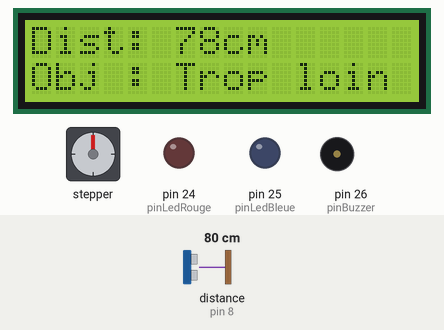
Recording of a sketch running on a simulated Arduino Mega 2560, built with avr-gcc and run on an emulated ATmega2560. Shown: 16×2 character LCD, stepper motor, output pins drawn as LEDs (lit = HIGH), buzzer (waves = sounding, pin HIGH). Wiring (inferred from the names in the program): ultrasonic range finder: trigger pin 9; echo pin 8. Dashed ring = blinking. The inputs (shaded band) are chosen by the test bench; at power-on: distance to the obstacle (sensor on pin 8) 80 cm. The echo pulse lasts 58.3 µs per cm; stepper angles assume 2048 steps per turn; pins used as bus, display or sensor lines are not drawn; what the sketch prints to the serial monitor is not drawn.

Above: at 3.05 s.
3.3 s: distance to the obstacle (sensor on pin 8) set to 65 cm
At 4.5 s:
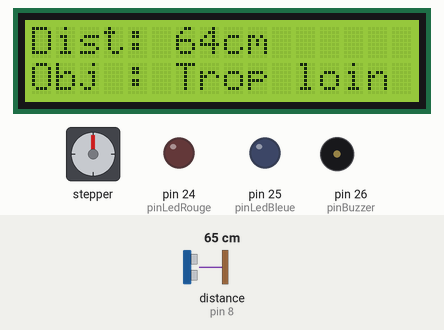
4.8 s: distance to the obstacle (sensor on pin 8) set to 55 cm
At 5.14 s:
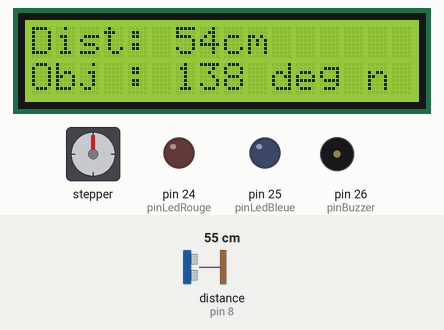
6.7 s: distance to the obstacle (sensor on pin 8) set to 2 cm
At 7.34 s:
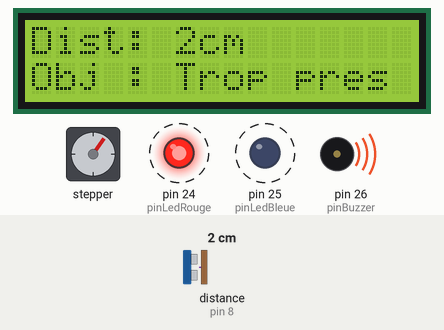
9.0 s: distance to the obstacle (sensor on pin 8) set to 15 cm
At 9.96 s:
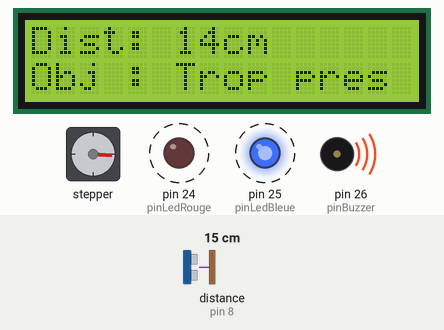
10.6 s: distance to the obstacle (sensor on pin 8) set to 18 cm
At 10.84 s:
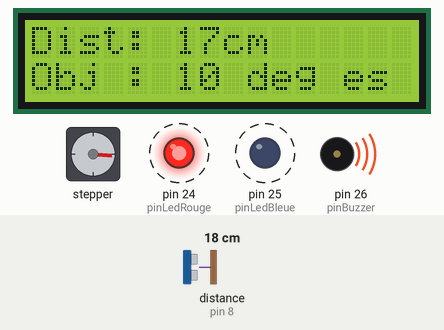
12.5 s: distance to the obstacle (sensor on pin 8) set to 60 cm
At 12.89 s:
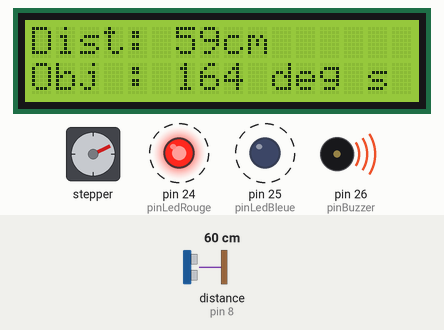
Timing chart, 0 to 17.4 s (numbered marks = the images above; inputs shaded):
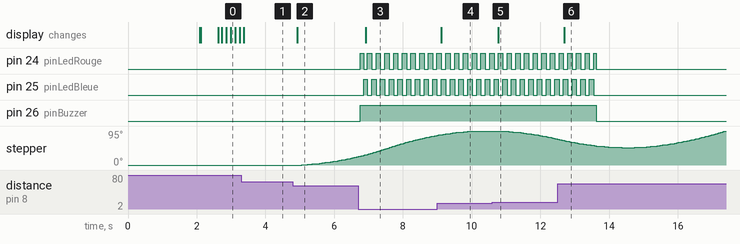

The sketch:

maison_intelligente_copy_20250414215540.ino
```cpp
#include <Wire.h>
#include <LiquidCrystal_I2C.h>
#include <AccelStepper.h>

// === Paramètres étudiants ===
const char* NUM_ETUDIANT = "2412433";

// === LCD I2C ===
LiquidCrystal_I2C lcd(0x27, 16, 2);
unsigned long lastLcdUpdate = 0;
const unsigned long lcdUpdateInterval = 100;   // Délai de rafraîchissement LCD (ms)

// === Moteur pas-à-pas ===
#define MOTOR_INTERFACE_TYPE 4
#define IN1 31
#define IN2 33
#define IN3 35
#define IN4 37
AccelStepper moteur(MOTOR_INTERFACE_TYPE, IN1, IN3, IN2, IN4);

const int ANGLE_MIN = 10;                      // Angle minimum
const int ANGLE_MAX = 170;                     // Angle maximum
const int ANGLE_INITIAL = 90;                  // Angle de départ
const int STEPS_PAR_180 = 2048;                // Pas pour 180 degrés

int angleCible = ANGLE_INITIAL;
int angleCourant = ANGLE_INITIAL;
bool moteurActif = false;

// === Capteur ultrason ===
const int pinTrig = 9;
const int pinEcho = 8;
long distance = 0;
unsigned long lastDistanceRead = 0;
const unsigned long distanceInterval = 50;     // Fréquence de lecture distance (ms)

const float VITESSE_SON_CM_US = 0.034;         // Vitesse du son en cm/us
const int TIMEOUT_ECHO = 30000;                // Timeout pulseIn (µs)
const int DISTANCE_MIN_VALID = 2;              // Distance minimale valide
const int DISTANCE_MAX_VALID = 400;            // Distance maximale valide

// === Alarme ===
const int pinBuzzer = 26;
const int pinLedRouge = 24;
const int pinLedBleue = 25;

bool alarmeActive = false;
unsigned long lastGyroBlink = 0;
unsigned long lastAlarmeDetection = 0;
bool ledState = false;

// === Seuils système ===
const int DIST_TROP_PRES = 15;
const int DIST_ZONE_MIN = 30;
const int DIST_ZONE_MAX = 60;
const int TEMPS_ALARME = 3000;        // Durée pendant laquelle l'alarme reste active (ms)
const int CLIGNO_INTERVAL = 100;      // Intervalle de clignotement LED

// === Série ===
unsigned long lastSerialTime = 0;
const unsigned long serialInterval = 200;

// === États système ===
enum Etat { TROP_PRES, TROP_LOIN, AUTO };
Etat etatSysteme = TROP_LOIN;

void setup() {
  Serial.begin(9600);

  lcd.init();
  lcd.backlight();
  lcd.setCursor(0, 0); lcd.print(NUM_ETUDIANT);
  lcd.setCursor(0, 1); lcd.print("Labo 4B");
  delay(2000);
  lcd.clear();

  pinMode(pinTrig, OUTPUT);
  pinMode(pinEcho, INPUT);
  pinMode(pinBuzzer, OUTPUT);
  pinMode(pinLedRouge, OUTPUT);
  pinMode(pinLedBleue, OUTPUT);

  moteur.setMaxSpeed(500);
  moteur.setAcceleration(100);
  moteur.setSpeed(200);
  moteur.setCurrentPosition(0);
  moteur.moveTo(0);
  desactiverMoteur();
}

void loop() {
  lireDistance();
  mettreAJourEtat();
  gererAlarme();
  gererMoteur();
  afficherLCD();
  afficherSerial();
}

void lireDistance() {
  if (millis() - lastDistanceRead >= distanceInterval) {
    digitalWrite(pinTrig, LOW); delayMicroseconds(2);
    digitalWrite(pinTrig, HIGH); delayMicroseconds(10);
    digitalWrite(pinTrig, LOW);

    long duree = pulseIn(pinEcho, HIGH, TIMEOUT_ECHO);
    long d = duree * VITESSE_SON_CM_US / 2;

    if (d >= DISTANCE_MIN_VALID && d <= DISTANCE_MAX_VALID) {
      distance = d;
    }
    lastDistanceRead = millis();
  }
}

void mettreAJourEtat() {
  if (distance <= DIST_TROP_PRES) {
    etatSysteme = TROP_PRES;
  } else if (distance >= DIST_ZONE_MAX) {
    etatSysteme = TROP_LOIN;
  } else {
    etatSysteme = AUTO;
    angleCible = map(distance, DIST_ZONE_MIN, DIST_ZONE_MAX, ANGLE_MIN, ANGLE_MAX);
    angleCible = constrain(angleCible, ANGLE_MIN, ANGLE_MAX);
  }
}

void gererMoteur() {
  if (etatSysteme == AUTO && angleCible != angleCourant) {
    activerMoteur();
    int ciblePas = map(angleCible, 0, 180, -STEPS_PAR_180 / 2, STEPS_PAR_180 / 2);
    moteur.moveTo(ciblePas);
    angleCourant = angleCible;
  }

  if (moteur.distanceToGo() != 0) {
    moteur.run();
  } else if (moteurActif) {
    desactiverMoteur();
  }
}

void activerMoteur() {
  digitalWrite(IN1, HIGH);
  digitalWrite(IN2, HIGH);
  digitalWrite(IN3, HIGH);
  digitalWrite(IN4, HIGH);
  moteurActif = true;
}

void desactiverMoteur() {
  digitalWrite(IN1, LOW);
  digitalWrite(IN2, LOW);
  digitalWrite(IN3, LOW);
  digitalWrite(IN4, LOW);
  moteurActif = false;
}

void gererAlarme() {
  unsigned long maintenant = millis();

  if (distance <= DIST_TROP_PRES) {
    lastAlarmeDetection = maintenant;
    alarmeActive = true;
    digitalWrite(pinBuzzer, HIGH);
  }

  if (alarmeActive && (maintenant - lastAlarmeDetection >= TEMPS_ALARME)) {
    digitalWrite(pinBuzzer, LOW);
    digitalWrite(pinLedRouge, LOW);
    digitalWrite(pinLedBleue, LOW);
    alarmeActive = false;
    return;
  }

  if (alarmeActive && (maintenant - lastGyroBlink >= CLIGNO_INTERVAL)) {
    ledState = !ledState;
    digitalWrite(pinLedRouge, ledState ? HIGH : LOW);
    digitalWrite(pinLedBleue, ledState ? LOW : HIGH);
    lastGyroBlink = maintenant;
  }
}

void afficherLCD() {
  if (millis() - lastLcdUpdate >= lcdUpdateInterval) {
    lcd.setCursor(0, 0);
    lcd.print("Dist: ");
    lcd.print(distance);
    lcd.print("cm   ");

    lcd.setCursor(0, 1);
    if (etatSysteme == TROP_PRES) lcd.print("Obj : Trop pres ");
    else if (etatSysteme == TROP_LOIN) lcd.print("Obj : Trop loin ");
    else {
      lcd.print("Obj : ");
      lcd.print(angleCible);
      lcd.print(" deg ");
    }

    lastLcdUpdate = millis();
  }
}

void afficherSerial() {
  if (millis() - lastSerialTime >= serialInterval) {
    Serial.print("etd:");
    Serial.print(NUM_ETUDIANT);
    Serial.print(", dist:");
    Serial.print(distance);
    Serial.print("cm, angle:");
    Serial.println(angleCible);
    lastSerialTime = millis();
  }
}
```

Alarm.cpp
```cpp
#include "Alarm.h"
#include <Arduino.h>

Alarm::Alarm(int buzz, int r, int b, int seuil_) {
  buzzer = buzz;
  ledR = r;
  ledB = b;
  seuil = seuil_;
  pinMode(buzzer, OUTPUT);
  pinMode(ledR, OUTPUT);
  pinMode(ledB, OUTPUT);
}

void Alarm::update(long distance) {
  unsigned long now = millis();

  if (distance <= seuil) {
    lastDetect = now;
    active = true;
    digitalWrite(buzzer, HIGH);
  }

  if (active && now - lastDetect >= 3000) {
    active = false;
    digitalWrite(buzzer, LOW);
    digitalWrite(ledR, LOW);
    digitalWrite(ledB, LOW);
  }

  if (active && now - lastBlink >= 100) {
    ledState = !ledState;
    digitalWrite(ledR, ledState);
    digitalWrite(ledB, !ledState);
    lastBlink = now;
  }
}
```

Alarm.h
```cpp
#ifndef ALARM_H
#define ALARM_H

class Alarm {
  int buzzer, ledR, ledB;
  int seuil;
  bool active = false;
  unsigned long lastDetect = 0;
  unsigned long lastBlink = 0;
  bool ledState = false;

public:
  Alarm(int buzz, int r, int b, int seuil);
  void update(long distance);
};

#endif
```

Sensor.cpp
```cpp
#include "Sensor.h"
#include <Arduino.h>

Sensor::Sensor(int trigPin, int echoPin) {
  trig = trigPin;
  echo = echoPin;
  pinMode(trig, OUTPUT);
  pinMode(echo, INPUT);
}

void Sensor::read() {
  if (millis() - lastRead < interval) return;
  lastRead = millis();

  digitalWrite(trig, LOW); delayMicroseconds(2);
  digitalWrite(trig, HIGH); delayMicroseconds(10);
  digitalWrite(trig, LOW);

  long duration = pulseIn(echo, HIGH, 30000);
  distance = duration * 0.034 / 2;
}

long Sensor::getDistance() {
  return distance;
}
```

Sensor.h
```cpp
#ifndef SENSOR_H
#define SENSOR_H

class Sensor {
  int trig, echo;
  long distance = 0;
  unsigned long lastRead = 0;
  const unsigned long interval = 50;

public:
  Sensor(int trigPin, int echoPin);
  void read();
  long getDistance();
};

#endif
```

ViseurAutomatique.cpp
```cpp
#include "ViseurAutomatique.h"
#include <AccelStepper.h>
#include <Arduino.h>

// === Pins et objets ===
static int _pinTrig, _pinEcho;
static AccelStepper moteur(AccelStepper::FULL4WIRE, 31, 35, 33, 37);

// === Distance ===
static long distance = 0;
static unsigned long lastDistanceRead = 0;
const unsigned long INTERVAL_DISTANCE = 50;
const int TIMEOUT_ECHO = 30000;
const float VITESSE_SON_CM_US = 0.034;
const int DIST_MIN_VALID = 2;
const int DIST_MAX_VALID = 400;

// === Angle ===
const int ANGLE_MIN = 10;
const int ANGLE_MAX = 170;
const int STEPS_PAR_180 = 2048;
static int angleCourant = 90;
static int angleCible = 90;
static bool moteurActif = false;

// === Zone AUTO ===
const int LIM_INF = 30;
const int LIM_SUP = 60;

// === État système ===
enum Etat { TROP_PRES, TROP_LOIN, AUTO };
static Etat etatSysteme = TROP_LOIN;

void viseur_init(int pinTrig, int pinEcho, int pinIN1, int pinIN2, int pinIN3, int pinIN4) {
  _pinTrig = pinTrig;
  _pinEcho = pinEcho;
  pinMode(_pinTrig, OUTPUT);
  pinMode(_pinEcho, INPUT);

  moteur.setMaxSpeed(500);
  moteur.setAcceleration(100);
  moteur.setSpeed(200);
  moteur.setCurrentPosition(0);
  moteur.moveTo(0);
}

void lireDistance() {
  if (millis() - lastDistanceRead < INTERVAL_DISTANCE) return;
  digitalWrite(_pinTrig, LOW); delayMicroseconds(2);
  digitalWrite(_pinTrig, HIGH); delayMicroseconds(10);
  digitalWrite(_pinTrig, LOW);
  long duree = pulseIn(_pinEcho, HIGH, TIMEOUT_ECHO);
  long d = duree * VITESSE_SON_CM_US / 2;
  if (d >= DIST_MIN_VALID && d <= DIST_MAX_VALID) distance = d;
  lastDistanceRead = millis();
}

void viseur_update() {
  lireDistance();

  // État logique
  if (distance <= 15) {
    etatSysteme = TROP_PRES;
  } else if (distance >= LIM_SUP) {
    etatSysteme = TROP_LOIN;
  } else {
    etatSysteme = AUTO;
    angleCible = map(distance, LIM_INF, LIM_SUP, ANGLE_MIN, ANGLE_MAX);
    angleCible = constrain(angleCible, ANGLE_MIN, ANGLE_MAX);
  }

  // Moteur
  if (etatSysteme == AUTO && angleCible != angleCourant) {
    int ciblePas = map(angleCible, 0, 180, -STEPS_PAR_180 / 2, STEPS_PAR_180 / 2);
    moteur.moveTo(ciblePas);
    angleCourant = angleCible;
  }
}

void viseur_refresh() {
  if (moteur.distanceToGo() != 0) {
    moteur.run();
  }
}

long viseur_distance() {
  return distance;
}

int viseur_angle() {
  return angleCible;
}
```

ViseurAutomatique.h
```cpp
// Fichier : ViseurAutomatique.h

#pragma once


#include <AccelStepper.h>


enum EtatViseur {

INACTIF,

SUIVI,

REPOS

};


class ViseurAutomatique {

public:

// Constructeur

// p1 à p4 : broches IN1 à IN4 du ULN2003

// distanceRef : référence à la distance détectée

ViseurAutomatique(int p1, int p2, int p3, int p4, float& distanceRef);


// Doit être appelée continuellement dans loop()

void update();


// Régle l’angle minimal (position la plus à gauche)

void setAngleMin(float angle);


// Régle l’angle maximal (position la plus à droite)

void setAngleMax(float angle);


// Régle le nombre de pas par tour du moteur

void setPasParTour(int steps); // Définit la distance minimale à partir de laquelle le viseur commence à suivre

void setDistanceMinSuivi(float distanceMin);


// Définit la distance maximale jusqu'où le viseur peut suivre

void setDistanceMaxSuivi(float distanceMax);


// Retourne l’angle actuel du viseur

float getAngle() const;


// Active le viseur en le mettant en état repos

void activer();


// Désactive le viseur en le mettant en état inactif

void desactiver();


// Retourne l’état actuel du viseur sous forme de texte

const char* getEtatTexte() const;


private:

AccelStepper _stepper;

unsigned long _currentTime = 0;


float& _distance;


float _angleMin = 0.0;

float _angleMax = 180.0;

int _stepsPerRev = 2048;


float _distanceMinSuivi = 30.0;

float _distanceMaxSuivi = 60.0;


EtatViseur _etat = INACTIF;


// États

void _inactifState(unsigned long cT);

void _suiviState(unsigned long cT);

void _reposState(unsigned long cT);


long _angleEnSteps(float angle) const;
};
```

Measured:
- the behaviour switches between 61 and 60 cm on distance to the obstacle (sensor on pin 8) (found by bisection; images 1 and 2)
- the behaviour switches between 16 and 17 cm on distance to the obstacle (sensor on pin 8) (found by bisection; images 4 and 5)
- after the input at 3.3 s, the display: changes after 0.07 s (image 1)
- after the input at 4.8 s, stepper: keeps turning clockwise at about 14°/s, starting after 0.26 s; the display: changes after 0.13 s (image 2)
- after the input at 6.7 s, pin 24 (pinLedRouge): alternates HIGH for 0.13 s and LOW for 0.13 s, starting after 0.06 s; pin 25 (pinLedBleue): alternates HIGH for 0.13 s and LOW for 0.13 s, starting after 0.16 s; pin 26 (pinBuzzer): LOW → HIGH after 0.06 s; the display: changes after 0.21 s (image 3)
- after the input at 9.0 s, the display: changes after 0.12 s (image 4)
- after the input at 10.6 s, stepper: keeps turning counter-clockwise at about 15°/s, starting after 0.31 s; the display: changes after 0.18 s (image 5)
- after the input at 12.5 s, the display: changes after 0.19 s (image 6)
